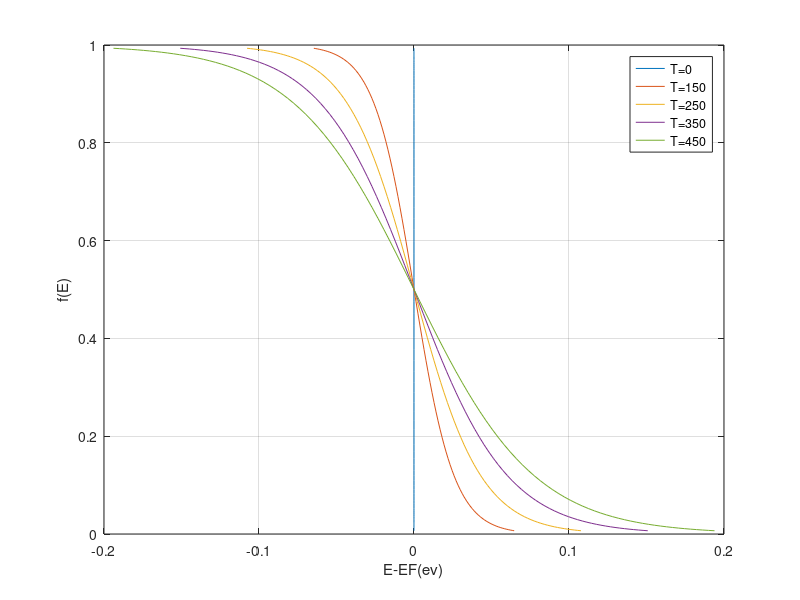
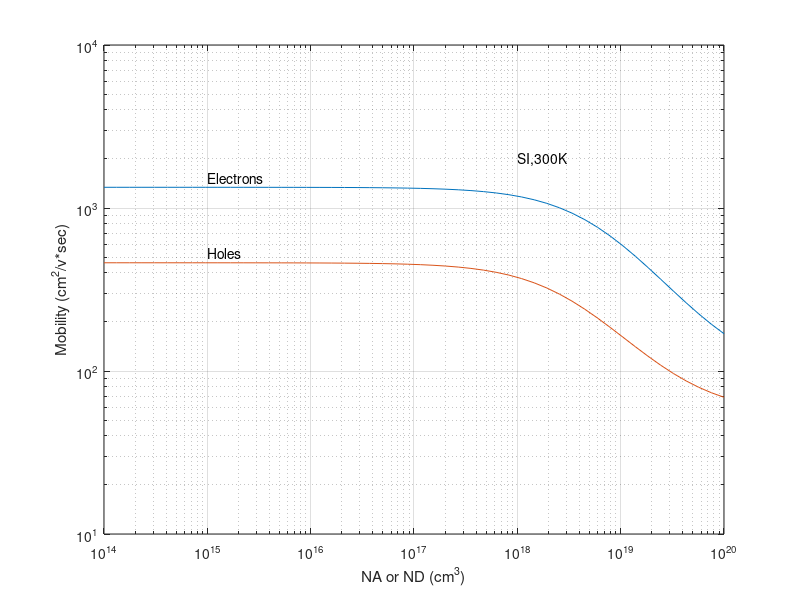
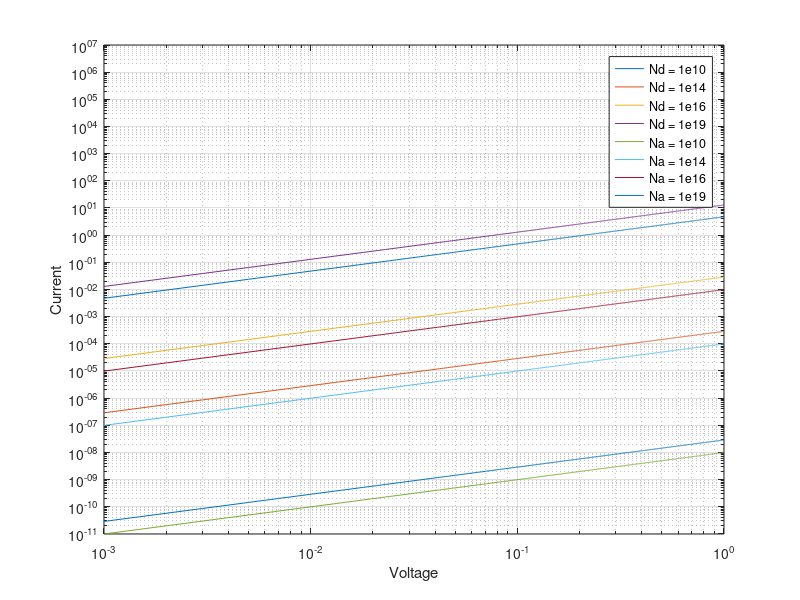

The MATLAB source for these figures, in order:
%PART 1%%%%%%%%%%%%%%%%%%%%%%%%%%%%%%%%%%%%%%%%%%%
k = 8.617e-5;

for ii=1:5;
    if ii == 1
        T = .000000000000000000000000001; %T is approxmately 0
    end
    if ii == 2
        T = 150;
    end
    if ii == 3
        T = 250;
    end
    if ii == 4
        T = 350;
    end
    if ii == 5
        T = 450;
    end
    
    kT = k*T;
    dE(ii,1)=-5*kT;
    for jj=1:101
        f(ii,jj)=1/(1+exp(dE(ii,jj)/kT)); %solve for fermi energy based on i and j 
        dE(ii,jj+1)=dE(ii,jj)+0.1*kT; %increment dE
    end
end
dE=dE(:,1:jj);

close
figure(1)
plot(dE',f');grid;
xlabel('E-EF(ev)'); ylabel('f(E)');
legend('T=0','T=150','T=250','T=350','T=450')
%PART 2%%%%%%%%%%%%%%%%%%%%%%%%%%%%%%%%%%%%%%%%%%%%
NDref = 6.95e18;NAref=3.75e18;
unmin=88;upmin=54.3;
un0=1252;up0=407;

N = logspace(14,20); %set up logspace from e14 to e20
un = unmin + un0./(1+(N/NDref)); %solve for mobility of n type
up = upmin + up0./(1+(N/NAref)); %solve for mobility of p type


figure(2)
loglog(N,un,N,up);grid;
axis([1.0e14 1.0e20 1.0e1 1.0e4]);
xlabel('NA or ND (cm^3)');
ylabel('Mobility (cm^2/v*sec)');
text(1.0e15,1530,'Electrons');
text(1.0e15,530,'Holes');
text(1.0e18,2000,'SI,300K');

%PART 3%%%%%%%%%%%%%%%%%%%%%%%%%%%%%%%%%%%%%%%%%%%%%


ND1 = 10^(10);
ND2 = 10^(14)+10^(10);
ND3 = 10^(16)+10^(10);
ND4 = 10^(19)+10^(10);
NA1 = 10^(10);
NA2 = 10^(14)+10^(10);
NA3 = 10^(16)+10^(10);
NA4 = 10^(19)+10^(10);

q = 1.6e-19;
t = 0.01;
w = 0.01;
L = 0.0075;
unmin=88;upmin=54.3;
un0=1252;up0=407;

%solve for mobilities
un1 = unmin + un0./(1+(ND1/NDref));
up1 = upmin + up0./(1+(NA1/NAref));
un2 = unmin + un0./(1+(ND2/NDref));
up2 = upmin + up0./(1+(NA2/NAref));
un3 = unmin + un0./(1+(ND3/NDref));
up3 = upmin + up0./(1+(NA3/NAref));
un4 = unmin + un0./(1+(ND4/NDref));
up4 = upmin + up0./(1+(NA4/NDref));


ronarr1 = (q*un1*ND1);
ron1 = [];
ronarr2 = (q*un2*ND2);
ron2 = [];
ronarr3 = (q*un3*ND3);
ron3 = [];
ronarr4 = (q*un4*ND4);
ron4 = [];
ronarr5 = (q*up1*NA1);
ron5 = [];
ronarr6 = (q*up2*NA2);
ron6 = [];
ronarr7 = (q*up3*NA3);
ron7 = [];
ronarr8 = (q*up4*NA4);
ron8 = [];

%solve for ro 
for i = 1:length(ronarr1)
    ron1(i) = 1/ronarr1(i);
end
for i = 1:length(ronarr2)
    ron2(i) = 1/ronarr2(i);
end
for i = 1:length(ronarr3)
    ron3(i) = 1/ronarr3(i);
end
for i = 1:length(ronarr4)
    ron4(i) = 1/ronarr4(i);
end
for i = 1:length(ronarr5)
    ron5(i) = 1/ronarr5(i);
end
for i = 1:length(ronarr6)
    ron6(i) = 1/ronarr6(i);
end
for i = 1:length(ronarr7)
    ron7(i) = 1/ronarr7(i);
end
for i = 1:length(ronarr8)
    ron8(i) = 1/ronarr8(i);
end

V = 0:0.001:1;

%find resistance and current values
R1 = ((ron1/t)*(L/w));
I1 = V/R1;

R2 = ((ron2/t)*(L/w));
I2 = V/R2;

R3 = ((ron3/t)*(L/w));
I3 = V/R3

R4 = ((ron4/t)*(L/w));
I4 = V/R4;

R5 = ((ron5/t)*(L/w));
I5 = V/R5;

R6 = ((ron6/t)*(L/w));
I6 = V/R6;

R7 = ((ron7/t)*(L/w));
I7 = V/R7;

R8 = ((ron8/t)*(L/w));
I8 = V/R8;

figure(3)
loglog(V,I1,V,I2,V,I3,V,I4,V,I5,V,I6,V,I7,V,I8);grid; %plot all curves on loglog graph
axis([0 1.0 0 1e7]);
xlabel('Voltage')
ylabel('Current')
legend('Nd = 1e10','Nd = 1e14','Nd = 1e16','Nd = 1e19','Na = 1e10','Na = 1e14','Na = 1e16','Na = 1e19')


